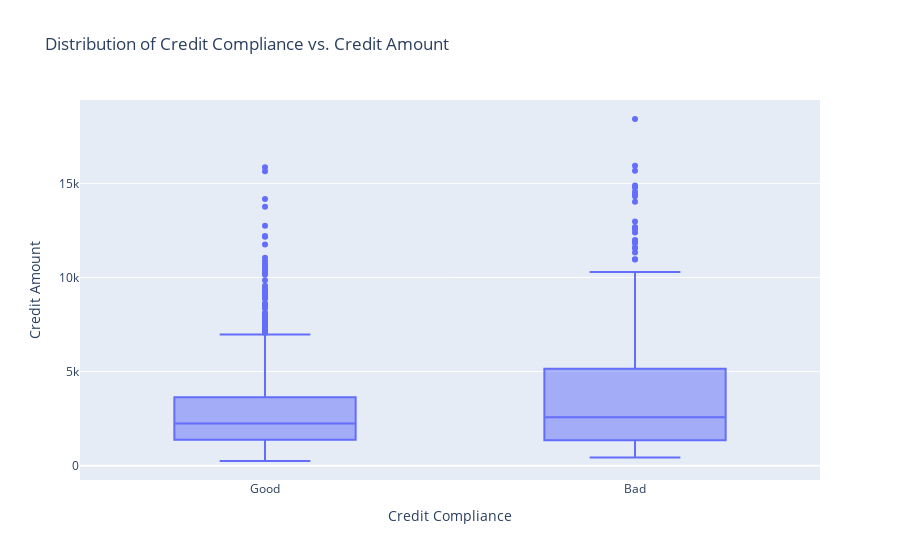

Notebook code cell kept with this figure:
### Markdown cell above
The histogramm of the credit ammount is skewed right and shows the majority of contracts is in the range of 500 to 4000.

### Code cell
px.box(df_viz, x='Credit Compliance', y='Credit Amount', title='Distribution of Credit Compliance vs. Credit Amount')

### Figure 1 — Plotly figure (JSON) as saved in the notebook; plotly's stock layout.template omitted (floating-point values rounded to 4 significant figures; data arrays with more than 128 entries replaced by an {"elided": "..."} marker saying what was removed)
{"data": [{"alignmentgroup": "True", "hovertemplate": "Credit Compliance=%{x}<br>Credit Amount=%{y}<extra></extra>", "legendgroup": "", "marker": {"color": "#636efa"}, "name": "", "notched": false, "offsetgroup": "", "orientation": "v", "showlegend": false, "type": "box", "x": {"elided": "1000 str values"}, "x0": " ", "xaxis": "x", "y": {"elided": "1000 int values"}, "y0": " ", "yaxis": "y"}], "layout": {"boxmode": "group", "legend": {"tracegroupgap": 0}, "title": {"text": "Distribution of Credit Compliance vs. Credit Amount"}, "xaxis": {"anchor": "y", "domain": [0, 1], "title": {"text": "Credit Compliance"}}, "yaxis": {"anchor": "x", "domain": [0, 1], "title": {"text": "Credit Amount"}}}}
